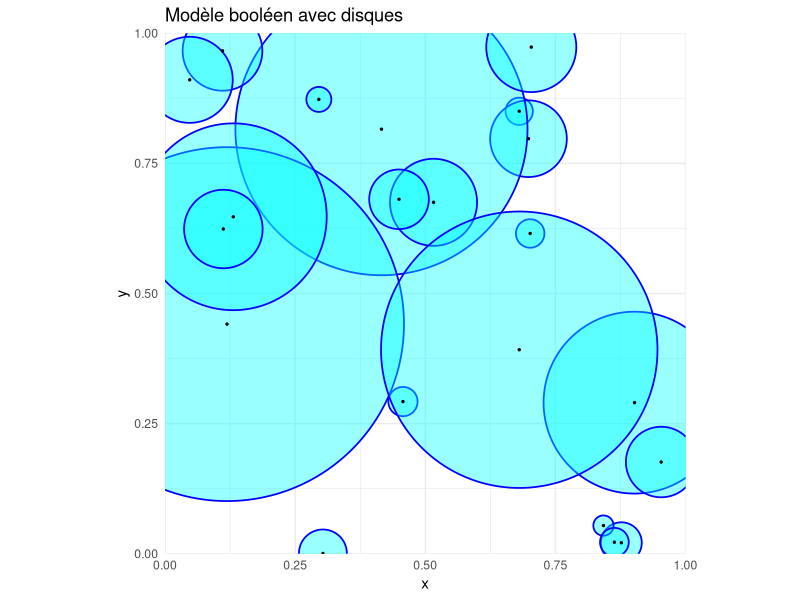
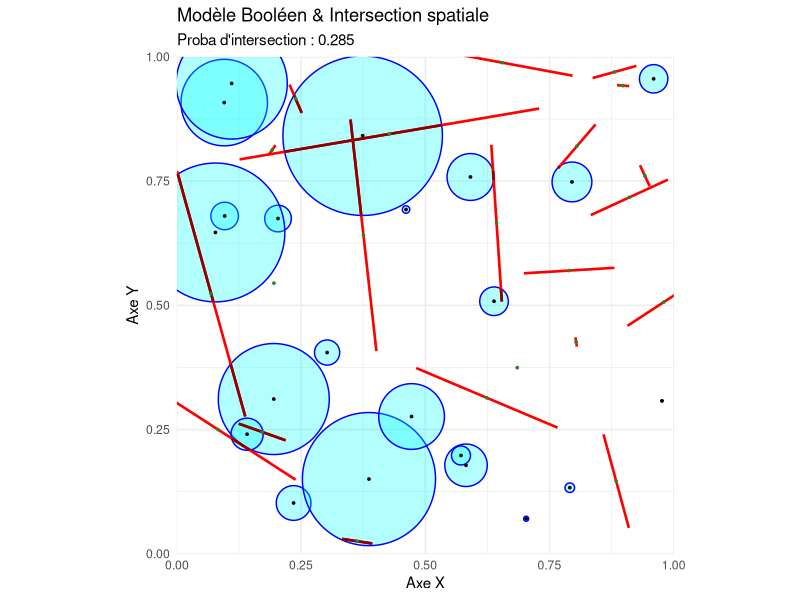
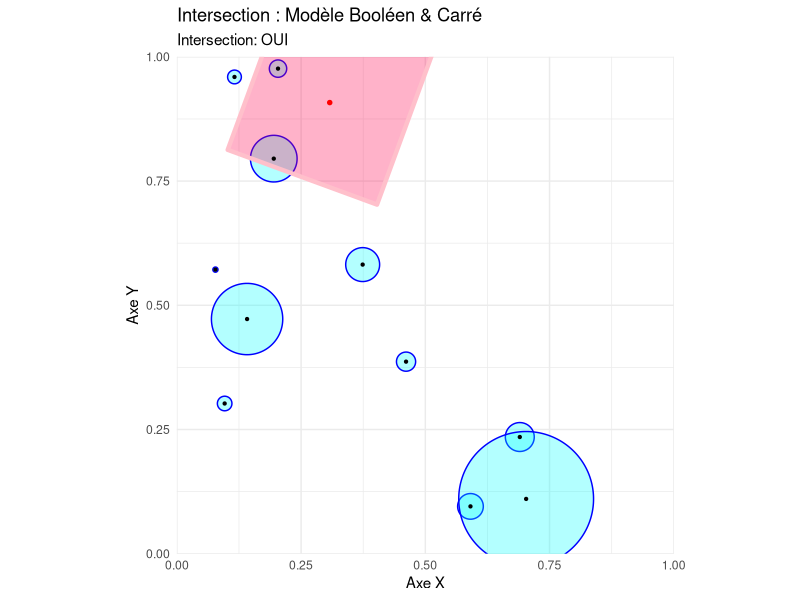

Recreate these plots in R, in order.
## ---- chunk 1
#| label: setup-sim
#| include: false

library(spatstat)
library(ggplot2)

set.seed(2024)  # Reproductibilité
## ---- chunk 2
library(ggplot2)



borne_inferieure_axe_x <- 0; borne_superieure_axe_x <- 1
borne_inferieure_axe_y <- 0; borne_superieure_axe_y <- 1
longueur_intervalle_x <- (borne_superieure_axe_x) - (borne_inferieure_axe_x)
longueur_intervalle_y <- (borne_superieure_axe_y) - (borne_inferieure_axe_y)

nombre_points <- rpois(1, lambda=17*longueur_intervalle_x*longueur_intervalle_y)

centres_x_cercles<- runif(nombre_points, borne_inferieure_axe_x, borne_superieure_axe_x)
centres_y_cercles<- runif(nombre_points, borne_inferieure_axe_y, borne_superieure_axe_y)
rayons_cercles<-rexp(nombre_points,11)
theta <- seq(0, 2 * pi, length.out = 200)

nombre_cordes <- rpois(1, lambda=17*longueur_intervalle_x*longueur_intervalle_y)

centres_x_cordes<- runif(nombre_cordes, borne_inferieure_axe_x, borne_superieure_axe_x)
centres_y_cordes<- runif(nombre_cordes, borne_inferieure_axe_y, borne_superieure_axe_y)
longueurs_cordes<-rexp(nombre_cordes,11)

orientations_cordes<-runif(nombre_cordes,0,pi)

# 1. Génération des cercles sans aucun package externe
df_cercles <- do.call(rbind, lapply(1:nombre_points, function(i) {
  data.frame(
    id = i,
    x  = centres_x_cercles[i] + rayons_cercles[i] * cos(theta),
    y  = centres_y_cercles[i] + rayons_cercles[i] * sin(theta)
  )
}))

# 2. Génération des cordes (calcul vectoriel direct)
df_cordes <- data.frame(
  x    = centres_x_cordes - longueurs_cordes * cos(orientations_cordes),
  y    = centres_y_cordes - longueurs_cordes * sin(orientations_cordes),
  xend = centres_x_cordes + longueurs_cordes * cos(orientations_cordes),
  yend = centres_y_cordes + longueurs_cordes * sin(orientations_cordes),
  cx   = centres_x_cordes,
  cy   = centres_y_cordes
)
set.seed(41)



# 3. Tracé avec ggplot2 uniquement
ggplot() +
  # Cercles (cyan avec bordure bleue)
  geom_polygon(data = df_cercles, aes(x = x, y = y, group = id), 
               fill = "cyan", alpha = 0.4, color = "blue", linewidth = 0.6) +
  
  # Centres des cercles (points noirs)
  geom_point(data = data.frame(x = centres_x_cercles, y = centres_y_cercles), 
             aes(x = x, y = y), color = "black", size = 0.5) +
  
  # Contraintes d'affichage (Strictement limité entre 0 et 1 comme clip)
  coord_equal(xlim = c(borne_inferieure_axe_x, borne_superieure_axe_x),
              ylim = c(borne_inferieure_axe_y, borne_superieure_axe_y),
              expand = FALSE) +
  
  labs(title = "Modèle booléen avec disques", x = "x", y = "y") +
  theme_minimal()
## ---- chunk 3
library(spatstat)
library(ggplot2)

# --- 1. CONFIGURATION ET PARAMÈTRES ---
borne_inferieure_axe_x <- 0
borne_superieure_axe_x <- 1
borne_inferieure_axe_y <- 0
borne_superieure_axe_y <- 1

longueur_intervalle_x <- (borne_superieure_axe_x) - (borne_inferieure_axe_x)
longueur_intervalle_y <- (borne_superieure_axe_y) - (borne_inferieure_axe_y)

set.seed(40)

# Définition de la fenêtre d'observation principale
W_obs <- owin(c(borne_inferieure_axe_x, borne_superieure_axe_x), 
              c(borne_inferieure_axe_y, borne_superieure_axe_y))

# Fenêtre élargie pour éviter les effets de bord lors de la génération
W_large <- owin(c(borne_inferieure_axe_x - longueur_intervalle_x, borne_superieure_axe_x + longueur_intervalle_x), 
                c(borne_inferieure_axe_y - longueur_intervalle_y, borne_superieure_axe_y + longueur_intervalle_y))

# --- 2. SIMULATION DES PROCESSUS ---
nombre_points <- rpois(1, lambda = 20 * longueur_intervalle_x * longueur_intervalle_y)
nombre_cordes <- rpois(1, lambda = 20 * longueur_intervalle_x * longueur_intervalle_y)

centres_x_cercles <- runif(nombre_points, borne_inferieure_axe_x, borne_superieure_axe_x)
centres_y_cercles <- runif(nombre_points, borne_inferieure_axe_y, borne_superieure_axe_y)
rayons_cercles    <- rexp(nombre_points, 20)

centres_x_cordes    <- runif(nombre_cordes, borne_inferieure_axe_x, borne_superieure_axe_x)
centres_y_cordes    <- runif(nombre_cordes, borne_inferieure_axe_y, borne_superieure_axe_y)
longueurs_cordes    <- rexp(nombre_cordes, 5) / 2
orientations_cordes <- runif(nombre_cordes, 0, pi)

# --- 3. CALCULS GÉOMÉTRIQUES (spatstat) ---
# Résolution du masque augmentée (dimyx=512) pour éviter l'erreur d'approximation numérique
liste_cercles <- list()
for(i in 1:nombre_points) {
  liste_cercles[[i]] <- disc(r = rayons_cercles[i], 
                             centre = c(centres_x_cercles[i], centres_y_cercles[i]), 
                             mask = TRUE, dimyx = 512)
}
zone_cercles <- do.call(union.owin, liste_cercles)

# Construction des segments
x0 <- centres_x_cordes - longueurs_cordes * cos(orientations_cordes)
y0 <- centres_y_cordes - longueurs_cordes * sin(orientations_cordes)
x1 <- centres_x_cordes + longueurs_cordes * cos(orientations_cordes)
y1 <- centres_y_cordes + longueurs_cordes * sin(orientations_cordes)

# Utilisation de la fenêtre élargie pour ne pas couper les cordes de base
toutes_les_cordes <- psp(x0, y0, x1, y1, window = W_large)

# Intersection des cordes avec l'union des cercles
cordes_dans_cercles <- toutes_les_cordes[zone_cercles]

# Calcul des statistiques d'intersection
longueurs_intersections       <- lengths_psp(cordes_dans_cercles)
longueur_totale_initiale      <- sum(lengths_psp(toutes_les_cordes))
longueur_totale_intersections <- sum(longueurs_intersections)
pourcentage_dans_cercles      <- (longueur_totale_intersections / longueur_totale_initiale)

# --- 4. EXTRACATION DES SEGMENTS INTERSECTÉS POUR GGPLOT2 ---
# Conversion de l'objet psp spatstat en DataFrame
df_cordes_inter <- as.data.frame(cordes_dans_cercles)

# --- 5. PRÉPARATION DES DONNÉES DE BASE POUR GGPLOT2 ---
theta <- seq(0, 2 * pi, length.out = 200)
df_cercles_contours <- do.call(rbind, lapply(1:nombre_points, function(i) {
  data.frame(
    id = i,
    x  = centres_x_cercles[i] + rayons_cercles[i] * cos(theta),
    y  = centres_y_cercles[i] + rayons_cercles[i] * sin(theta)
  )
}))

df_cordes_initiales <- data.frame(x0 = x0, y0 = y0, x1 = x1, y1 = y1)

# --- 6. VISUALISATION AVEC GGPLOT2 ---
titre_graphe <- paste("Proba d'intersection :", round(pourcentage_dans_cercles , 3))

ggplot() +
  # 1. Tracé des cercles (Masque booléen)
  geom_polygon(data = df_cercles_contours, aes(x = x, y = y, group = id), 
               fill = "cyan", alpha = 0.3, color = "blue", linewidth = 0.5) +
  
  # 2. Tracé des cordes initiales complètes (en rouge)
  geom_segment(data = df_cordes_initiales, aes(x = x0, y = y0, xend = x1, yend = y1), 
               color = "red", linewidth = 0.9) +
  
  # 3. Tracé exclusif des segments intersectés calculés par spatstat (En rouge foncé)
  geom_segment(data = df_cordes_inter, aes(x = x0, y = y0, xend = x1, yend = y1), 
               color = "darkred", linewidth = 0.9) +
  
  # 4. Points centraux
  geom_point(data = data.frame(x = centres_x_cercles, y = centres_y_cercles), aes(x = x, y = y), 
             color = "black", size = 0.6) +
  geom_point(data = data.frame(x = centres_x_cordes, y = centres_y_cordes), aes(x = x, y = y), 
             color = "forestgreen", size = 0.6) +
  
  # Rognage strict de la fenêtre d'observation finale [0,1]
  coord_equal(xlim = c(borne_inferieure_axe_x, borne_superieure_axe_x),
              ylim = c(borne_inferieure_axe_y, borne_superieure_axe_y),
              expand = FALSE) +
  
  labs(title = "Modèle Booléen & Intersection spatiale",
       subtitle = titre_graphe, x = "Axe X", y = "Axe Y") +
  theme_minimal()


## ---- chunk 4
library(spatstat)
library(ggplot2)

# --- 1. CONFIGURATION ET PARAMÈTRES ---
borne_inferieure_x <- 0
borne_superieure_x <- 1
borne_inferieure_y <- 0
borne_superieure_y <- 1

longueur_intervalle_x <- borne_superieure_x - borne_inferieure_x
longueur_intervalle_y <- borne_superieure_y - borne_inferieure_y

set.seed(40) # Fixé pour la reproductibilité

# --- 2. GÉNÉRATION DES DONNÉES ---
nombre_points <- rpois(1, lambda = 10 * longueur_intervalle_x * longueur_intervalle_y)

coordonnees_x_points <- runif(nombre_points, borne_inferieure_x, borne_superieure_x)
coordonnees_y_points <- runif(nombre_points, borne_inferieure_y, borne_superieure_y)
rayons_cercles        <- rexp(nombre_points, 20)

coordonnees_x_centre_carre <- runif(1, borne_inferieure_x, borne_superieure_x)
coordonnees_y_centre_carre <- runif(1, borne_inferieure_y, borne_superieure_y)

longueur_demie_diagonale_carre <- rexp(1, 4) / 2
orientation_carre              <- runif(1, 0, pi / 2)

# Calcul des sommets du carré tourné
angles_toutes_diagonales <- seq(0, 2 * pi, length.out = 5)
coordonnees_carre_x <- coordonnees_x_centre_carre + longueur_demie_diagonale_carre * cos(orientation_carre + angles_toutes_diagonales)
coordonnees_carre_y <- coordonnees_y_centre_carre + longueur_demie_diagonale_carre * sin(orientation_carre + angles_toutes_diagonales)

# --- 3. CALCULS GÉOMÉTRIQUES (spatstat) ---
# Utilisation d'une grille plus fine (dimyx = 512) pour éviter les erreurs d'arrondi numérique
liste_cercles <- list()
if (nombre_points > 0) {
  for(i in 1:nombre_points) {
    liste_cercles[[i]] <- disc(r = rayons_cercles[i], 
                               centre = c(coordonnees_x_points[i], coordonnees_y_points[i]), 
                               mask = TRUE, dimyx = 100)
  }
  zone_cercles <- do.call(union.owin, liste_cercles)
} else {
  # Si aucun point n'est généré par la loi de Poisson, on crée une zone vide
  zone_cercles <- emptywindow(owin(c(borne_inferieure_x, borne_superieure_x), c(borne_inferieure_y, borne_superieure_y)))
}

# Définition du carré dans spatstat (vignettage automatique des sommets 1 à 4)
zone_carre <- owin(poly = list(x = coordonnees_carre_x[1:4], 
                               y = coordonnees_carre_y[1:4]))

# Intersection géométrique globale
intersection_globale <- intersect.owin(zone_carre, zone_cercles)
a_une_intersection   <- area(intersection_globale) > 0

# --- 4. PRÉPARATION DES DATA FRAMES POUR GGPLOT2 ---
# Contours des cercles
theta <- seq(0, 2 * pi, length.out = 200)
df_cercles_contours <- data.frame()
if (nombre_points > 0) {
  df_cercles_contours <- do.call(rbind, lapply(1:nombre_points, function(i) {
    data.frame(
      id = i,
      x  = coordonnees_x_points[i] + rayons_cercles[i] * cos(theta),
      y  = coordonnees_y_points[i] + rayons_cercles[i] * sin(theta)
    )
  }))
}

# Coordonnées du carré (les 5 points pour fermer le tracé du polygone)
df_carre <- data.frame(
  x = coordonnees_carre_x,
  y = coordonnees_carre_y
)

# Extraction des pixels de la zone d'intersection de manière sécurisée
if (a_une_intersection) {
  df_intersection <- as.data.frame(as.im(intersection_globale))
  # Sécurité : on vérifie que la colonne 'v' existe bien avant de filtrer
  if ("v" %in% names(df_intersection)) {
    df_intersection <- df_intersection[df_intersection$v == TRUE, ]
  } else {
    df_intersection <- data.frame() # DataFrame vide si la colonne n'existe pas
  }
} else {
  df_intersection <- data.frame() # DataFrame vide s'il n'y a aucune intersection
}
# --- 5. VISUALISATION AVEC GGPLOT2 ---
statut_intersection <- if(a_une_intersection) "OUI" else "NON"

ggplot() +
  # 1. Zone d'intersection réelle calculée par spatstat (remplissage jaune en arrière-plan)
  { if(nrow(df_intersection) > 0) 
    geom_tile(data = df_intersection, aes(x = x, y = y), fill = "gold", alpha = 0.6) 
  } +
  
  # 2. Dessin des cercles (cyan avec bordure bleue)
  { if(nombre_points > 0) 
    geom_polygon(data = df_cercles_contours, aes(x = x, y = y, group = id), 
                 fill = "cyan", alpha = 0.3, color = "blue", linewidth = 0.5) 
  } +
  
  # 3. Dessin du carré (corail avec bordure rose)
  geom_polygon(data = df_carre, aes(x = x, y = y), 
               fill = rgb(1, 0, 0.3, 0.3), color = "pink", linewidth = 1.5) +
  
  # 4. Points centraux (centres des cercles et du carré)
  { if(nombre_points > 0) 
    geom_point(data = data.frame(x = coordonnees_x_points, y = coordonnees_y_points), 
               aes(x = x, y = y), color = "black", size = 0.8) 
  } +
  geom_point(data = data.frame(x = coordonnees_x_centre_carre, y = coordonnees_y_centre_carre), 
             aes(x = x, y = y), color = "red", size = 1.2) +
  
  # Contraintes d'affichage (Strictement limité à la fenêtre d'observation)
  coord_equal(xlim = c(borne_inferieure_x, borne_superieure_x),
              ylim = c(borne_inferieure_y, borne_superieure_y),
              expand = FALSE) +
  
  # Titres et habillage
  labs(title = "Intersection : Modèle Booléen & Carré",
       subtitle = paste("Intersection:", statut_intersection),
       x = "Axe X", y = "Axe Y") +
  theme_minimal()

# --- 6. AFFICHAGE DU RÉSULTAT DANS LA CONSOLE ---
print(paste("Intersection:", a_une_intersection)) 
## ---- chunk 5
library(spatstat)

# --- 1. CONFIGURATION ET PARAMÈTRES FIXES ---
borne_inferieure_x <- 0
borne_superieure_x <- 1
borne_inferieure_y <- 0
borne_superieure_y <- 1

longueur_intervalle_x <- borne_superieure_x - borne_inferieure_x
longueur_intervalle_y <- borne_superieure_y - borne_inferieure_y

set.seed(42) # Assure la reproductibilité

# --- 2. DÉFINITION DE LA FONCTION DE SIMULATION PURE ---
# Cette fonction calcule uniquement si l'intersection a lieu (TRUE/FALSE)
simuler_intersection_pure <- function() {
  
  # Génération des objets (Cercles)
  nombre_points <- rpois(1, lambda = 5 * longueur_intervalle_x * longueur_intervalle_y)
  
   if (nombre_points > 0) {
    coordonnees_x_points <- runif(nombre_points, borne_inferieure_x, borne_superieure_x)
    coordonnees_y_points <- runif(nombre_points, borne_inferieure_y, borne_superieure_y)
    rayons_cercles        <- rexp(nombre_points, 20)
    
    # 1. On définit une fenêtre d'analyse fixe avec une résolution bloquée (ex: 256x256)
    cadre_fixe <- owin(c(borne_inferieure_x, borne_superieure_x), 
                       c(borne_inferieure_y, borne_superieure_y))
    masque_fixe <- as.mask(cadre_fixe, dimyx = 256) # Bloque la résolution globale
    
    # 2. On crée les disques sous forme de polygones vectoriels (très léger en mémoire)
    liste_cercles <- list()
    for(i in 1:nombre_points) {
      # mask = FALSE force spatstat à rester en mode vectoriel (polygone)
      liste_cercles[[i]] <- disc(r = rayons_cercles[i], 
                                 centre = c(coordonnees_x_points[i], coordonnees_y_points[i]), 
                                 mask = FALSE)
    }
    
    # 3. On fait l'union vectorielle, puis SEULEMENT À LA FIN, on convertit en masque fixe
    zone_cercles_vectorielle <- do.call(union.owin, liste_cercles)
    zone_cercles <- as.mask(zone_cercles_vectorielle, xy = masque_fixe)
    
  } else {
    return(FALSE)
  }
  
  # Génération de l'objet (Carré)
  coordonnees_x_centre_carre     <- runif(1, borne_inferieure_x, borne_superieure_x)
  coordonnees_y_centre_carre     <- runif(1, borne_inferieure_y, borne_superieure_y)
  longueur_demie_diagonale_carre <- rexp(1, 5) / 2
  orientation_carre              <- runif(1, 0, pi / 2)
  
  angles_toutes_diagonales <- seq(0, 2 * pi, length.out = 5)
  coordonnees_carre_x <- coordonnees_x_centre_carre + longueur_demie_diagonale_carre * cos(orientation_carre + angles_toutes_diagonales)
  coordonnees_carre_y <- coordonnees_y_centre_carre + longueur_demie_diagonale_carre * sin(orientation_carre + angles_toutes_diagonales)
  
  # Création du carré dans spatstat
  zone_carre <- owin(poly = list(x = coordonnees_carre_x[1:4], y = coordonnees_carre_y[1:4]))
  
  # Calcul rapide de l'existence d'une intersection
  intersection_globale <- intersect.owin(zone_carre, zone_cercles)
  return(area(intersection_globale) > 0)
}

# --- 3. EXÉCUTION DU MULTI-TIRAGE (MONTE-CARLO) ---
nombre_simulations <- 1000

# replicate() génère directement un vecteur logique propre (TRUE/FALSE)
vecteur_intersections <- replicate(nombre_simulations, simuler_intersection_pure())

# Calcul de la probabilité empirique
probabilite_intersection <- mean(vecteur_intersections)

# --- 4. AFFICHAGE DES RÉSULTATS ---
cat("=== RÉSULTATS DE LA SIMULATION ===\n")
cat("Nombre de simulations exécutées :", nombre_simulations, "\n")
cat("Nombre d'intersections trouvées :", sum(vecteur_intersections), "\n")
cat("Probabilité estimée d'intersection :", round(probabilite_intersection, 4)) 
